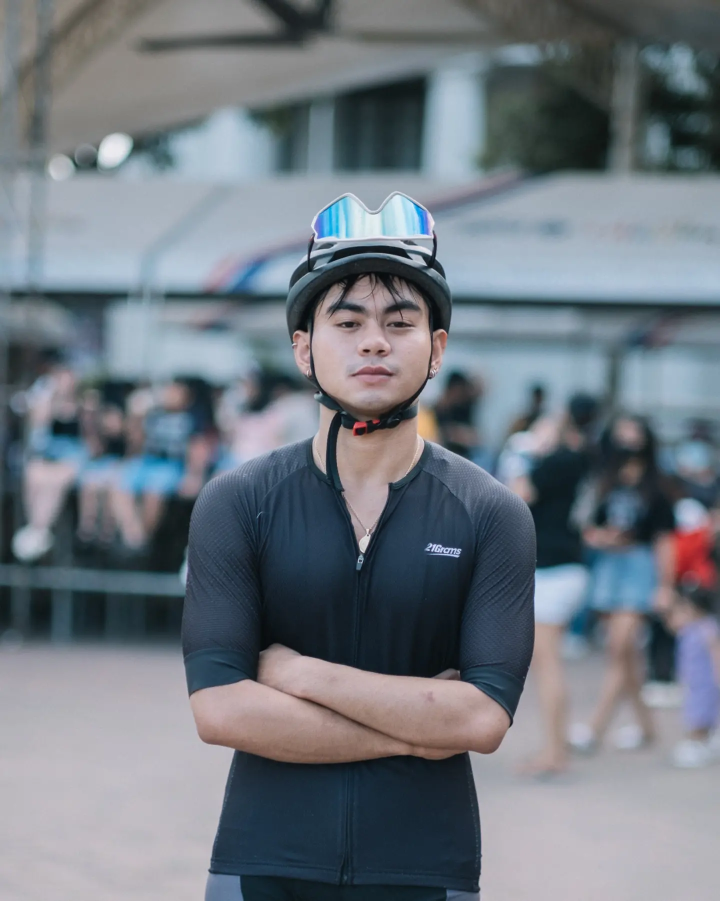
#> input picture 4B-ESGUERRA-MP3/IMAGES/Nash.jpg, 1440 x 1801 px, found by its file name (shown at 1/2 size)
$ jupyter execute --allow-errors 4B_ESGUERRA_MP4ipynb.ipynb   (shell and % lines are left out)
#> lines starting #> are read from the running program, lines starting #| are printed output that depends on the picture; after the words box and inside, x2 and y2 are one past the last pixel; in counts of white or black regions, pixels touching at a corner belong together
# **CSST106 - Perception and Computer Vision**
# **MACHINE PROBLEM 4**

# **Esguerra, Nashrudin Maverick A. from BSCS-IS-4B**

# **IMPORT LIBLARIES**

[cell 1]
%cd opencv
%cd build

# ***Machine Problem No. 4: Feature Extraction and Image Matching in Computer Visiont***

# ***Task 1: Harris Corner Detection***

[cell 2]
from google.colab import drive
drive.mount('/content/drive')

[cell 3]
import cv2
import numpy as np
import matplotlib.pyplot as plt

def harris_corner_detection(image_path):
    # Load the image in grayscale
#> called with image_path = '/content/drive/MyDrive/Nash.jpg'
    img = cv2.imread(image_path, cv2.IMREAD_GRAYSCALE)
#> img: shape (1801, 1440); min 4, max 244, mean 118.3
    if img is None:
        raise ValueError("Image not found or unable to load.")

    # Convert to float32
    img_float = np.float32(img)

    # Apply Harris Corner Detection
    corners = cv2.cornerHarris(img_float, blockSize=2, ksize=3, k=0.04)

    # Result is dilated to mark the corners
    corners = cv2.dilate(corners, None)

    # Create an output image to display corners
    output_img = cv2.cvtColor(img, cv2.COLOR_GRAY2BGR)
    output_img[corners > 0.01 * corners.max()] = [0, 0, 255]  # Mark corners in red
#> output_img: shape (1801, 1440, 3); mean B, G, R 118.1, 118.1, 118.4

    # Display the images
    plt.figure(figsize=(10, 5))
    plt.subplot(1, 2, 1)
    plt.imshow(img, cmap='gray')
    plt.title('Original Image')
    plt.axis('off')

    plt.subplot(1, 2, 2)
    plt.imshow(output_img)
    plt.title('Harris Corners Detected')
    plt.axis('off')

    plt.show()
#> figure, not shown here; B, G, R data is drawn as R, G, B

# Example usage
harris_corner_detection('/content/drive/MyDrive/Nash.jpg')

# ***Task 2: HOG Feature Extraction***

[cell 4]
import cv2
from skimage.feature import hog
from skimage import exposure
import matplotlib.pyplot as plt

def hog_feature_extraction(image_path):
    # Load the image
#> called with image_path = '/content/drive/MyDrive/Nash.jpg'
    img = cv2.imread(image_path)
#> img is the input picture: shape (1801, 1440, 3); mean B, G, R 128, 119.7, 111.7
    if img is None:
        print(f"Error: Unable to load image at {image_path}")
        return

    # Convert the image to grayscale
    gray_img = cv2.cvtColor(img, cv2.COLOR_BGR2GRAY)

    # Extract HOG features and the corresponding visualization
    hog_features, hog_image = hog(
        gray_img,
        orientations=9,
        pixels_per_cell=(8, 8),
        cells_per_block=(2, 2),
        visualize=True,
        block_norm='L2-Hys'
    )

    # Rescale the HOG image for better visualization
    hog_image_rescaled = exposure.rescale_intensity(hog_image, in_range=(0, 10))

    # Display the original image and the HOG features visualization
    plt.figure(figsize=(10, 5))

    plt.subplot(1, 2, 1)
    plt.imshow(cv2.cvtColor(img, cv2.COLOR_BGR2RGB))
    plt.title('Original Image')
    plt.axis('off')

    plt.subplot(1, 2, 2)
    plt.imshow(hog_image_rescaled, cmap='gray')
    plt.title('HOG Features')
    plt.axis('off')

    plt.show()

# Example usage
hog_feature_extraction('/content/drive/MyDrive/Nash.jpg')

# ***Task 3: ORB Feature Extraction and Matching***

[cell 5]
import cv2
import numpy as np
import matplotlib.pyplot as plt

def orb_feature_matching(image_path1, image_path2):
    # Load the images
#> called with image_path1 = '/content/drive/MyDrive/Nash.jpg', image_path2 = '/content/drive/MyDrive/Nash2.jpg'
    img1 = cv2.imread(image_path1)
    img2 = cv2.imread(image_path2)
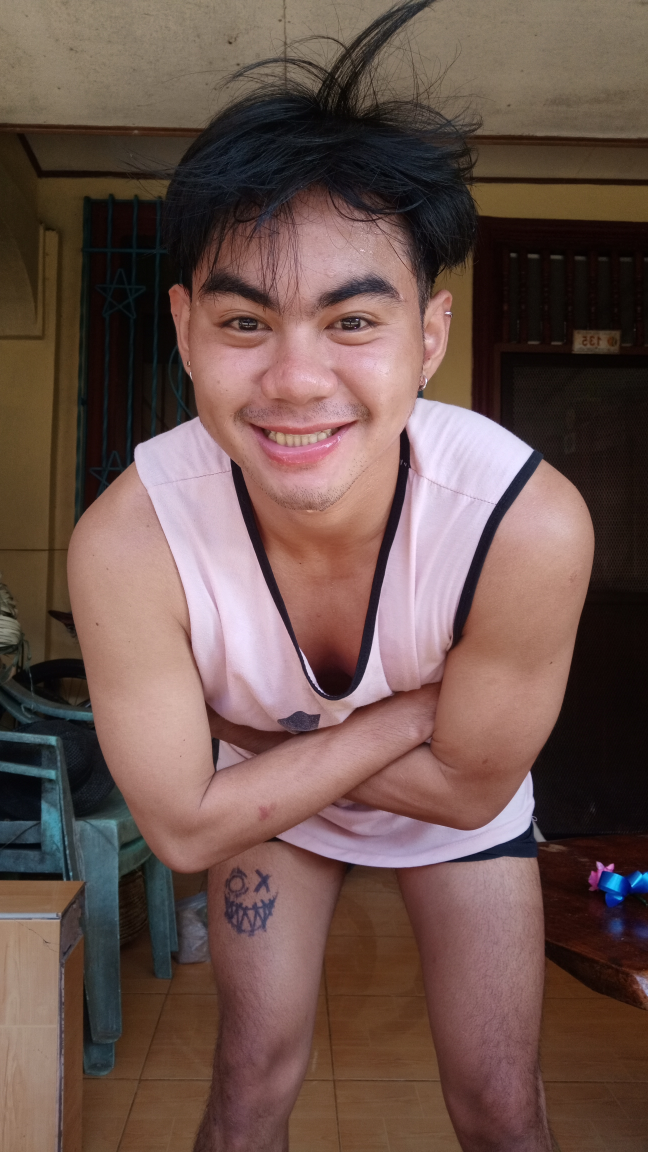
#> input picture 4B-ESGUERRA-MP3/IMAGES/Nash2.jpg, 2592 x 4608 px, found by its file name (shown at 1/4 size)
#> img2 is the input picture: shape (4608, 2592, 3); mean B, G, R 77.5, 83.9, 108

    if img1 is None or img2 is None:
        print("Error: Unable to load one or both images.")
        return

    # Convert images to grayscale
    gray1 = cv2.cvtColor(img1, cv2.COLOR_BGR2GRAY)
    gray2 = cv2.cvtColor(img2, cv2.COLOR_BGR2GRAY)
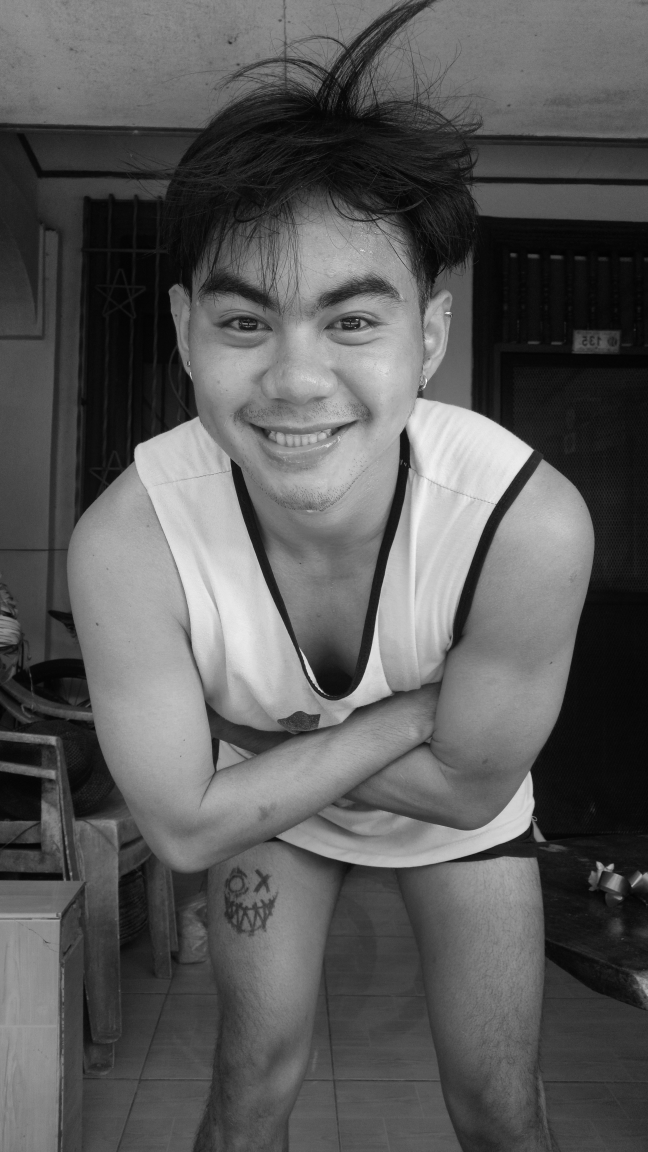
#> gray2: shape (4608, 2592) (shown at 1/4 size); min 0, max 255, mean 90.3

    # Initialize ORB detector
    orb = cv2.ORB_create()

    # Detect keypoints and compute descriptors
    keypoints1, descriptors1 = orb.detectAndCompute(gray1, None)
#> keypoints1 = 500 keypoints; strongest (x, y, size): (858, 508, 64.3), (857, 505, 92.6), (888, 1104, 31), (861, 508, 77.1)
    keypoints2, descriptors2 = orb.detectAndCompute(gray2, None)
#> keypoints2 = 500 keypoints; strongest (x, y, size): (1419, 1311, 31), (1420, 1310, 37.2), (1432, 1279, 31), (992, 1306, 31)

    # Set up FLANN matcher
    index_params = dict(algorithm=6,  # FLANN_INDEX_LSH
                        table_number=6,  # 12 is a good value
                        key_size=12,  # Size of the key
                        multi_probe_level=1)  # How many times to search
    search_params = dict(checks=50)  # or pass empty dictionary

    flann = cv2.FlannBasedMatcher(index_params, search_params)

    # Match descriptors using KNN
    matches = flann.knnMatch(descriptors1, descriptors2, k=2)
#> matches = 500 matches

    # Filter good matches using the ratio test
    good_matches = []
    for m, n in matches:
        if m.distance < 0.7 * n.distance:
            good_matches.append(m)
#> after the loop, good_matches = []

    # Draw the matches
    def draw_matches(img1, keypoints1, img2, keypoints2, matches):
        img_matches = cv2.drawMatches(img1, keypoints1, img2, keypoints2, matches, None,
                                       flags=cv2.DrawMatchesFlags_NOT_DRAW_SINGLE_POINTS)
        return img_matches

    img_matches = draw_matches(img1, keypoints1, img2, keypoints2, good_matches)

    # Display the matching keypoints
    plt.figure(figsize=(10, 5))
    plt.imshow(cv2.cvtColor(img_matches, cv2.COLOR_BGR2RGB))
    plt.title(f'ORB Feature Matching - Good Matches: {len(good_matches)}')
    plt.axis('off')
    plt.show()

# Example usage
#> (the rest of this cell did not finish here and is left out)

# ***Task 4: SIFT and SURF Feature Extraction***

[cell 6]
import cv2
import matplotlib.pyplot as plt

def sift_and_orb_feature_extraction(image_path1, image_path2):
    # Load the images
#> called with image_path1 = '/content/drive/MyDrive/Nash.jpg', image_path2 = '/content/drive/MyDrive/Nash2.jpg'
    img1 = cv2.imread(image_path1)
    img2 = cv2.imread(image_path2)

    if img1 is None:
        print(f"Error: Unable to load image 1 from {image_path1}.")
        return
    if img2 is None:
        print(f"Error: Unable to load image 2 from {image_path2}.")
        return

    # Convert images to grayscale
    gray1 = cv2.cvtColor(img1, cv2.COLOR_BGR2GRAY)
    gray2 = cv2.cvtColor(img2, cv2.COLOR_BGR2GRAY)

    # Initialize SIFT detector
    sift = cv2.SIFT_create()

    # Initialize ORB detector instead of SURF
    orb = cv2.ORB_create()

    # Detect keypoints and compute descriptors
    keypoints_sift1, descriptors_sift1 = sift.detectAndCompute(gray1, None)
#> keypoints_sift1 = 1100 keypoints; strongest (x, y, size): (727, 1086, 16.5), (736, 1070, 2.1), (1110, 1185, 63), (893, 1101, 2.9)
    keypoints_sift2, descriptors_sift2 = sift.detectAndCompute(gray2, None)

    # Detect keypoints and compute descriptors for ORB
    keypoints_orb1, descriptors_orb1 = orb.detectAndCompute(gray1, None)
    keypoints_orb2, descriptors_orb2 = orb.detectAndCompute(gray2, None)

    # Draw SIFT keypoints
    img_sift1 = cv2.drawKeypoints(img1, keypoints_sift1, None, flags=cv2.DRAW_MATCHES_FLAGS_DRAW_RICH_KEYPOINTS)
    img_sift2 = cv2.drawKeypoints(img2, keypoints_sift2, None, flags=cv2.DRAW_MATCHES_FLAGS_DRAW_RICH_KEYPOINTS)

    # Draw ORB keypoints
    img_orb1 = cv2.drawKeypoints(img1, keypoints_orb1, None, flags=cv2.DRAW_MATCHES_FLAGS_DRAW_RICH_KEYPOINTS)
    img_orb2 = cv2.drawKeypoints(img2, keypoints_orb2, None, flags=cv2.DRAW_MATCHES_FLAGS_DRAW_RICH_KEYPOINTS)


    # Display the keypoints for SIFT and ORB
    plt.figure(figsize=(12, 8))

    plt.subplot(2, 2, 1)
    plt.imshow(cv2.cvtColor(img_sift1, cv2.COLOR_BGR2RGB))
    plt.title('SIFT Keypoints - Image 1')
    plt.axis('off')

    plt.subplot(2, 2, 2)
    plt.imshow(cv2.cvtColor(img_orb1, cv2.COLOR_BGR2RGB)) # Display ORB keypoints
    plt.title('ORB Keypoints - Image 1') # Update title
    plt.axis('off')

    plt.subplot(2, 2, 3)
    plt.imshow(cv2.cvtColor(img_sift2, cv2.COLOR_BGR2RGB))
    plt.title('SIFT Keypoints - Image 2')
    plt.axis('off')

    plt.subplot(2, 2, 4)
    plt.imshow(cv2.cvtColor(img_orb2, cv2.COLOR_BGR2RGB)) # Display ORB keypoints
    plt.title('ORB Keypoints - Image 2') # Update title
    plt.axis('off')

    plt.tight_layout()
    plt.show()

# Example usage
#> (the rest of this cell did not finish here and is left out)

# ***Task 5: Feature Matching using Brute-Force Matcher***

[cell 7]
import cv2
import matplotlib.pyplot as plt

def brute_force_feature_matching(image_path1, image_path2):
    # Load the images
#> called with image_path1 = '/content/drive/MyDrive/Nash.jpg', image_path2 = '/content/drive/MyDrive/Nash2.jpg'
    img1 = cv2.imread(image_path1)
    img2 = cv2.imread(image_path2)

    if img1 is None or img2 is None:
        print("Error: Unable to load one or both images.")
        return

    # Convert images to grayscale
    gray1 = cv2.cvtColor(img1, cv2.COLOR_BGR2GRAY)
    gray2 = cv2.cvtColor(img2, cv2.COLOR_BGR2GRAY)

    # Initialize ORB detector
    orb = cv2.ORB_create()

    # Detect keypoints and compute descriptors
    keypoints1, descriptors1 = orb.detectAndCompute(gray1, None)
    keypoints2, descriptors2 = orb.detectAndCompute(gray2, None)

    # Create a Brute-Force matcher
    bf = cv2.BFMatcher(cv2.NORM_HAMMING, crossCheck=True)

    # Match descriptors
    matches = bf.match(descriptors1, descriptors2)
#> matches = 109 matches

    # Sort matches by distance (best matches first)
    matches = sorted(matches, key=lambda x: x.distance)

    # Draw the matches
    img_matches = cv2.drawMatches(img1, keypoints1, img2, keypoints2, matches[:50], None, flags=cv2.DrawMatchesFlags_NOT_DRAW_SINGLE_POINTS)

    # Display the matching keypoints
    plt.figure(figsize=(10, 5))
    plt.imshow(cv2.cvtColor(img_matches, cv2.COLOR_BGR2RGB))
    plt.title('Brute-Force Feature Matching')
    plt.axis('off')
    plt.show()


# Example usage
brute_force_feature_matching('/content/drive/MyDrive/Nash.jpg', '/content/drive/MyDrive/Nash2.jpg')

# ***Task 6: Image Segmentation using Watershed Algorithm***

[cell 8]
import cv2
import numpy as np
import matplotlib.pyplot as plt

def watershed_segmentation(image_path):
    # Load the image
#> called with image_path = '/content/drive/MyDrive/Nash.jpg'
    img = cv2.imread(image_path)
    if img is None:
        print(f"Error: Unable to load image at {image_path}")
        return

    # Convert to grayscale
    gray = cv2.cvtColor(img, cv2.COLOR_BGR2GRAY)

    # Apply a binary threshold to get a binary image
    _, thresh = cv2.threshold(gray, 127, 255, cv2.THRESH_BINARY_INV)
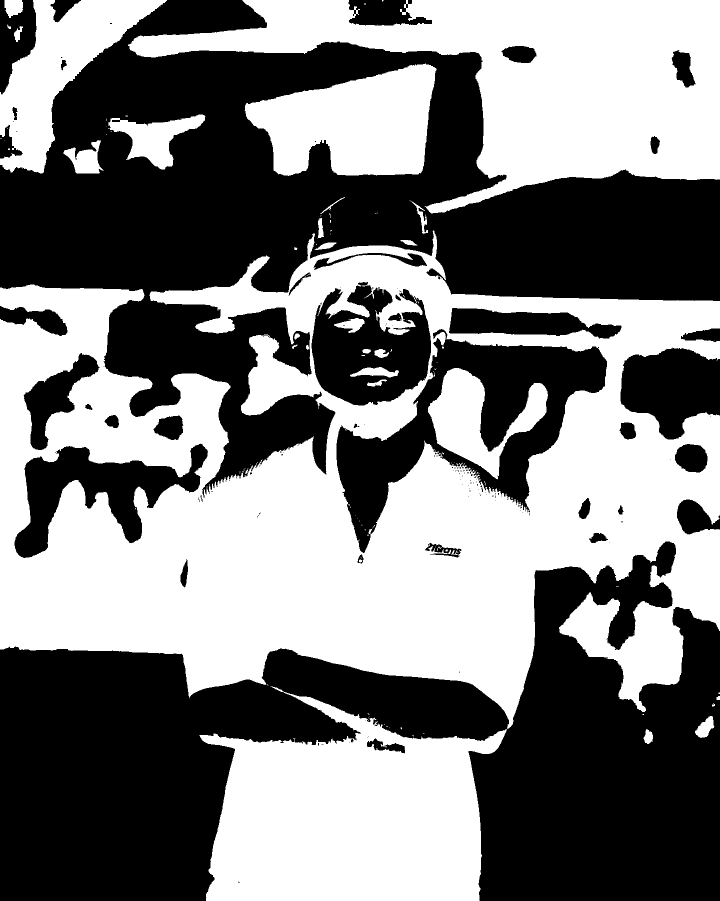
#> thresh: shape (1801, 1440) (shown at 1/2 size); 49.3% white; 135 white regions (104 under 20 px), largest, box (x1, y1, x2, y2) and area: (0, 461, 1440, 1458) 743615, (256, 0, 1440, 427) 218819, (399, 1373, 1014, 1801) 172479

    # Remove noise using morphological operations
    kernel = np.ones((3, 3), np.uint8)
    opening = cv2.morphologyEx(thresh, cv2.MORPH_OPEN, kernel, iterations=2)
#> opening: shape (1801, 1440); 49.1% white; 29 white regions, largest, box (x1, y1, x2, y2) and area: (0, 473, 1440, 1454) 739299, (259, 0, 1440, 426) 218436, (401, 1392, 1011, 1801) 171879

    # Sure background area
    sure_bg = cv2.dilate(opening, kernel, iterations=3)
#> sure_bg: shape (1801, 1440); 52.9% white; 41 black regions (10 under 20 px), largest, box (x1, y1, x2, y2) and area: (0, 0, 1440, 986) 537520, (0, 1086, 1440, 1801) 513438, (676, 681, 1211, 1101) 69129

    # Finding sure foreground area
    dist_transform = cv2.distanceTransform(opening, cv2.DIST_L2, 5)
    _, sure_fg = cv2.threshold(dist_transform, 0.7 * dist_transform.max(), 255, 0)
#> sure_fg: shape (1801, 1440) float32; 0.79% white; 2 white regions (1 under 20 px), largest, box (x1, y1, x2, y2) and area: (613, 1657, 792, 1801) 20571

    # Finding unknown region
    sure_fg = np.uint8(sure_fg)
    unknown = cv2.subtract(sure_bg, sure_fg)

    # Marker labelling
    _, markers = cv2.connectedComponents(sure_fg)
#> markers: shape (1801, 1440) int32; 3 distinct labels, from 0 to 2

    # Add one to all the labels so that sure background is not zero
    markers = markers + 1
#> markers: shape (1801, 1440) int32; 3 distinct labels, from 1 to 3
    markers[unknown == 255] = 0  # Mark the unknown region with zero
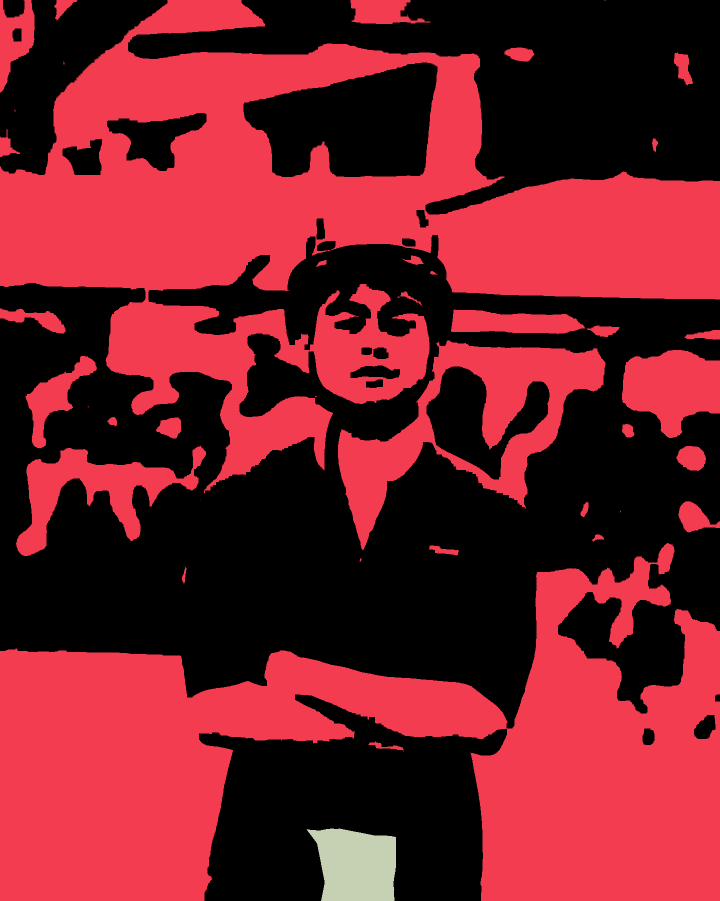
#> markers: shape (1801, 1440) int32 (shown at 1/2 size); 4 distinct labels, from 0 to 3; one colour per label, 0 black

    # Apply the Watershed algorithm
    img[markers == -1] = [255, 0, 0]  # Mark the boundaries with red
    markers = cv2.watershed(img, markers)
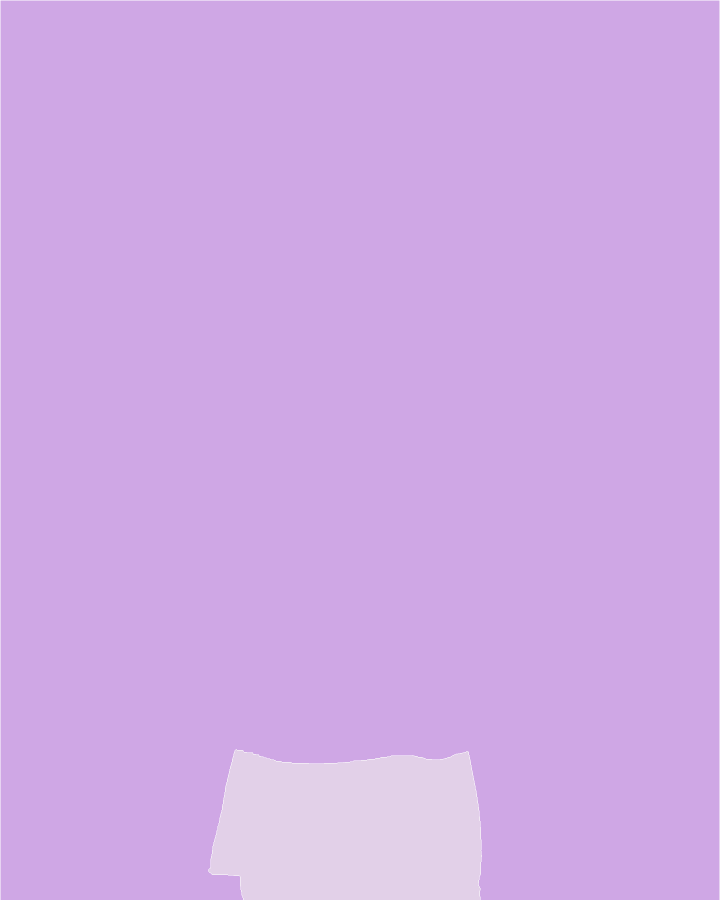
#> markers: shape (1801, 1440) int32 (shown at 1/2 size); 3 distinct labels, from -1 to 3; one colour per label, 0 black, -1 white

    # Visualize the segmented image
    img[markers == -1] = [255, 0, 0]  # Mark boundaries in red
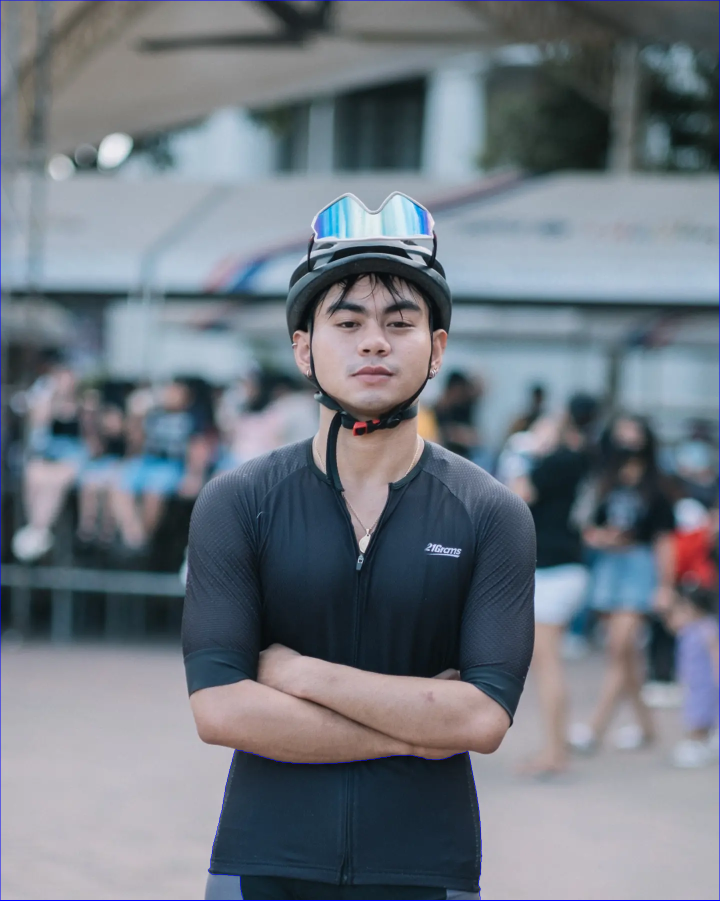
#> img: shape (1801, 1440, 3) (shown at 1/2 size); 0.29% of pixels changed, all inside (x1, y1, x2, y2) = (0, 0, 1440, 1801)
    plt.figure(figsize=(8, 6))
    plt.imshow(cv2.cvtColor(img, cv2.COLOR_BGR2RGB))
    plt.title('Watershed Segmentation')
    plt.axis('off')
    plt.show()

# Example usage
watershed_segmentation('/content/drive/MyDrive/Nash.jpg')
